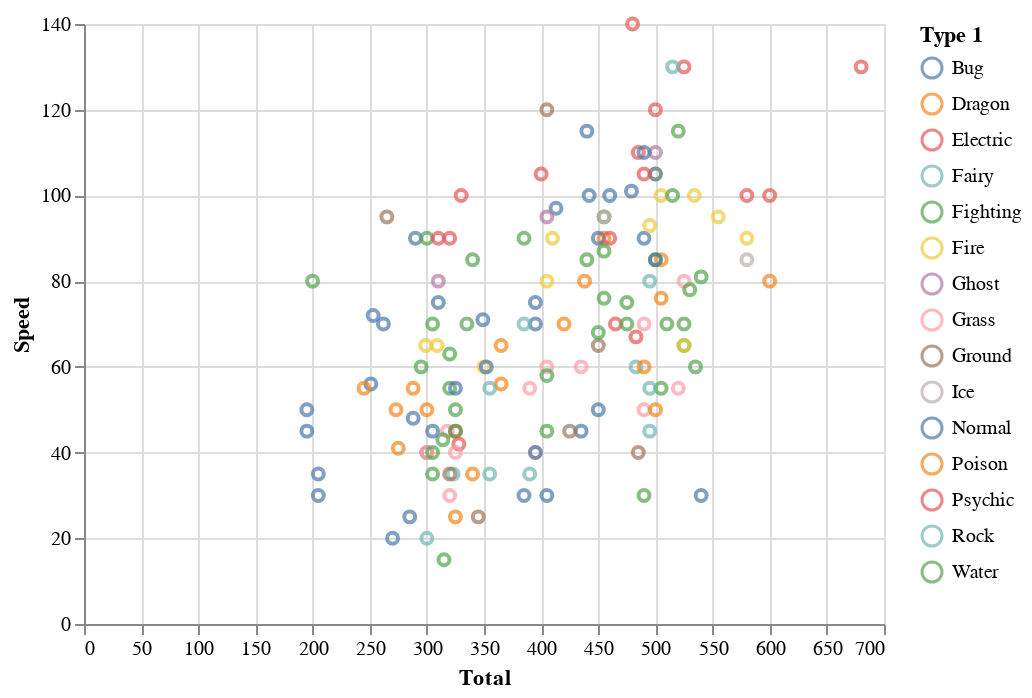

The code cell stored with this chart in its notebook:
### Code cell
interval = alt.selection_interval()

alt.Chart(df).mark_point().encode(
   x='Total',
   y='Speed',
   color='Type 1'
).properties(
   selection=interval
)

### Figure 1 — Vega-Lite specification as saved in the notebook (floating-point values rounded to 4 significant figures; data arrays with more than 128 entries replaced by an {"elided": "..."} marker saying what was removed)
{"config": {"view": {"continuousWidth": 400, "continuousHeight": 300}}, "data": {"name": "data-5eafba443aa54ea1789fab40add1f57d"}, "mark": "point", "encoding": {"color": {"field": "Type 1", "type": "nominal"}, "x": {"field": "Total", "type": "quantitative"}, "y": {"field": "Speed", "type": "quantitative"}}, "selection": {"selector002": {"type": "interval"}}, "$schema": "https://vega.github.io/schema/vega-lite/v4.17.0.json", "datasets": {"data-5eafba443aa54ea1789fab40add1f57d": {"elided": "151 records"}}}
